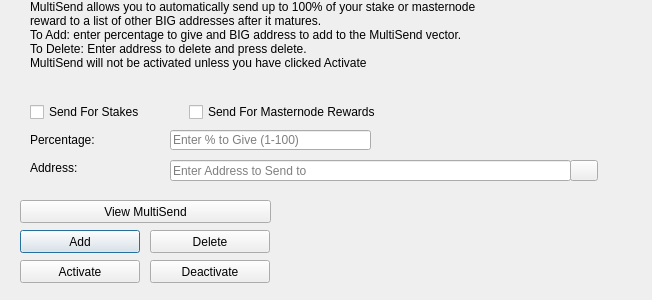
<?xml version="1.0" encoding="UTF-8"?>
<ui version="4.0">
 <class>MultiSendDialog</class>
 <widget class="QDialog" name="MultiSendDialog">
  <property name="windowModality">
   <enum>Qt::NonModal</enum>
  </property>
  <property name="geometry">
   <rect>
    <x>0</x>
    <y>0</y>
    <width>652</width>
    <height>300</height>
   </rect>
  </property>
  <property name="windowTitle">
   <string>MultiSend</string>
  </property>
  <widget class="QLineEdit" name="multiSendPercentEdit">
   <property name="geometry">
    <rect>
     <x>170</x>
     <y>130</y>
     <width>201</width>
     <height>20</height>
    </rect>
   </property>
   <property name="toolTip">
    <string>Enter whole numbers 1 - 100</string>
   </property>
   <property name="placeholderText">
    <string>Enter % to Give (1-100)</string>
   </property>
  </widget>
  <widget class="QLineEdit" name="multiSendAddressEdit">
   <property name="geometry">
    <rect>
     <x>170</x>
     <y>160</y>
     <width>401</width>
     <height>21</height>
    </rect>
   </property>
   <property name="toolTip">
    <string/>
   </property>
   <property name="placeholderText">
    <string>Enter Address to Send to</string>
   </property>
  </widget>
  <widget class="QLabel" name="label_2">
   <property name="geometry">
    <rect>
     <x>30</x>
     <y>0</y>
     <width>451</width>
     <height>121</height>
    </rect>
   </property>
   <property name="lineWidth">
    <number>1</number>
   </property>
   <property name="text">
    <string>MultiSend allows you to automatically send up to 100% of your stake or masternode reward to a list of other BIG addresses after it matures.
To Add: enter percentage to give and BIG address to add to the MultiSend vector.
To Delete: Enter address to delete and press delete.
MultiSend will not be activated unless you have clicked Activate</string>
   </property>
   <property name="alignment">
    <set>Qt::AlignLeading|Qt::AlignLeft|Qt::AlignTop</set>
   </property>
   <property name="wordWrap">
    <bool>true</bool>
   </property>
  </widget>
  <widget class="QLabel" name="message">
   <property name="geometry">
    <rect>
     <x>290</x>
     <y>200</y>
     <width>351</width>
     <height>91</height>
    </rect>
   </property>
   <property name="text">
    <string/>
   </property>
  </widget>
  <widget class="QPushButton" name="addButton">
   <property name="geometry">
    <rect>
     <x>20</x>
     <y>230</y>
     <width>120</width>
     <height>23</height>
    </rect>
   </property>
   <property name="toolTip">
    <string/>
   </property>
   <property name="statusTip">
    <string>Add to MultiSend Vector</string>
   </property>
   <property name="text">
    <string>Add</string>
   </property>
  </widget>
  <widget class="QPushButton" name="disableButton">
   <property name="geometry">
    <rect>
     <x>150</x>
     <y>260</y>
     <width>120</width>
     <height>23</height>
    </rect>
   </property>
   <property name="statusTip">
    <string>Deactivate MultiSend</string>
   </property>
   <property name="text">
    <string>Deactivate</string>
   </property>
  </widget>
  <widget class="QPushButton" name="addressBookButton">
   <property name="geometry">
    <rect>
     <x>570</x>
     <y>160</y>
     <width>28</width>
     <height>21</height>
    </rect>
   </property>
   <property name="toolTip">
    <string>Choose an address from the address book</string>
   </property>
   <property name="text">
    <string/>
   </property>
   <property name="icon">
    <iconset resource="../big.qrc">
     <normaloff>:/icons/address-book</normaloff>:/icons/address-book</iconset>
   </property>
   <property name="shortcut">
    <string>Alt+A</string>
   </property>
   <property name="autoDefault">
    <bool>false</bool>
   </property>
  </widget>
  <widget class="QLabel" name="label">
   <property name="geometry">
    <rect>
     <x>30</x>
     <y>130</y>
     <width>121</width>
     <height>20</height>
    </rect>
   </property>
   <property name="toolTip">
    <string>Percentage of stake to send</string>
   </property>
   <property name="text">
    <string>Percentage:</string>
   </property>
  </widget>
  <widget class="QLabel" name="label_5">
   <property name="geometry">
    <rect>
     <x>30</x>
     <y>160</y>
     <width>111</width>
     <height>16</height>
    </rect>
   </property>
   <property name="toolTip">
    <string>Address to send portion of stake to</string>
   </property>
   <property name="text">
    <string>Address:</string>
   </property>
  </widget>
  <widget class="QPushButton" name="deleteButton">
   <property name="geometry">
    <rect>
     <x>150</x>
     <y>230</y>
     <width>120</width>
     <height>23</height>
    </rect>
   </property>
   <property name="toolTip">
    <string/>
   </property>
   <property name="statusTip">
    <string>Delete Address From MultiSend Vector</string>
   </property>
   <property name="text">
    <string>Delete</string>
   </property>
  </widget>
  <widget class="QPushButton" name="activateButton">
   <property name="geometry">
    <rect>
     <x>20</x>
     <y>260</y>
     <width>120</width>
     <height>23</height>
    </rect>
   </property>
   <property name="statusTip">
    <string>Activate MultiSend</string>
   </property>
   <property name="text">
    <string>Activate</string>
   </property>
  </widget>
  <widget class="QPushButton" name="viewButton">
   <property name="geometry">
    <rect>
     <x>20</x>
     <y>200</y>
     <width>251</width>
     <height>23</height>
    </rect>
   </property>
   <property name="toolTip">
    <string/>
   </property>
   <property name="statusTip">
    <string>View MultiSend Vector</string>
   </property>
   <property name="text">
    <string>View MultiSend</string>
   </property>
  </widget>
  <widget class="QWidget" name="horizontalLayoutWidget">
   <property name="geometry">
    <rect>
     <x>30</x>
     <y>100</y>
     <width>351</width>
     <height>24</height>
    </rect>
   </property>
   <layout class="QHBoxLayout" name="horizontalLayout">
    <item>
     <widget class="QCheckBox" name="multiSendStakeCheckBox">
      <property name="text">
       <string>Send For Stakes</string>
      </property>
     </widget>
    </item>
    <item>
     <widget class="QCheckBox" name="multiSendMasternodeCheckBox">
      <property name="text">
       <string>Send For Masternode Rewards</string>
      </property>
     </widget>
    </item>
   </layout>
  </widget>
 </widget>
 <resources>
  <include location="../big.qrc"/>
 </resources>
 <connections/>
</ui>
